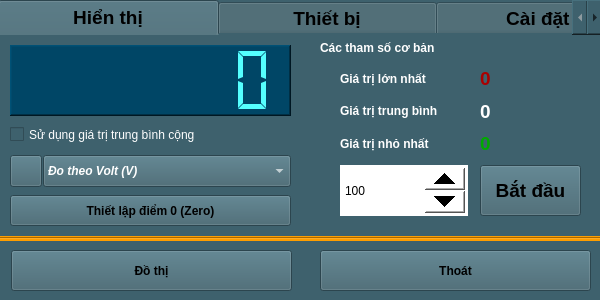
<?xml version="1.0" encoding="UTF-8"?>
<ui version="4.0">
 <class>Sensor_SEN0150</class>
 <widget class="QWidget" name="Sensor_SEN0150">
  <property name="geometry">
   <rect>
    <x>0</x>
    <y>0</y>
    <width>600</width>
    <height>300</height>
   </rect>
  </property>
  <property name="windowTitle">
   <string>Form</string>
  </property>
  <property name="windowIcon">
   <iconset resource="../image.qrc">
    <normaloff>:/image/VOL0150_icon.jpg</normaloff>:/image/VOL0150_icon.jpg</iconset>
  </property>
  <property name="styleSheet">
   <string notr="true">background-color: rgb(62, 97, 109);</string>
  </property>
  <widget class="QPushButton" name="pushButton_ChartZoom">
   <property name="geometry">
    <rect>
     <x>11</x>
     <y>250</y>
     <width>281</width>
     <height>41</height>
    </rect>
   </property>
   <property name="font">
    <font>
     <weight>75</weight>
     <bold>true</bold>
    </font>
   </property>
   <property name="text">
    <string>Đồ thị</string>
   </property>
  </widget>
  <widget class="QPushButton" name="pushButton_Exit">
   <property name="geometry">
    <rect>
     <x>320</x>
     <y>250</y>
     <width>271</width>
     <height>41</height>
    </rect>
   </property>
   <property name="font">
    <font>
     <weight>75</weight>
     <bold>true</bold>
    </font>
   </property>
   <property name="text">
    <string>Thoát</string>
   </property>
  </widget>
  <widget class="QTabWidget" name="tabWidget">
   <property name="geometry">
    <rect>
     <x>-2</x>
     <y>0</y>
     <width>605</width>
     <height>238</height>
    </rect>
   </property>
   <property name="font">
    <font>
     <pointsize>14</pointsize>
     <weight>75</weight>
     <bold>true</bold>
    </font>
   </property>
   <property name="styleSheet">
    <string notr="true">background-color: rgb(62, 97, 109);</string>
   </property>
   <property name="currentIndex">
    <number>0</number>
   </property>
   <property name="elideMode">
    <enum>Qt::ElideNone</enum>
   </property>
   <widget class="QWidget" name="tab_Infor_4">
    <attribute name="title">
     <string>            Hiển thị            </string>
    </attribute>
    <widget class="QLCDNumber" name="lcdNumber_Value">
     <property name="geometry">
      <rect>
       <x>10</x>
       <y>10</y>
       <width>281</width>
       <height>71</height>
      </rect>
     </property>
     <property name="styleSheet">
      <string notr="true">background-color: rgb(0, 70, 102);
color: rgb(85, 255, 255);</string>
     </property>
     <property name="frameShape">
      <enum>QFrame::WinPanel</enum>
     </property>
     <property name="lineWidth">
      <number>1</number>
     </property>
     <property name="smallDecimalPoint">
      <bool>false</bool>
     </property>
     <property name="digitCount">
      <number>7</number>
     </property>
     <property name="segmentStyle">
      <enum>QLCDNumber::Flat</enum>
     </property>
     <property name="value" stdset="0">
      <double>0.000000000000000</double>
     </property>
     <property name="intValue" stdset="0">
      <number>0</number>
     </property>
    </widget>
    <widget class="QPushButton" name="pushButton_3">
     <property name="geometry">
      <rect>
       <x>10</x>
       <y>120</y>
       <width>32</width>
       <height>32</height>
      </rect>
     </property>
     <property name="styleSheet">
      <string notr="true"/>
     </property>
     <property name="text">
      <string/>
     </property>
     <property name="icon">
      <iconset resource="../image.qrc">
       <normaloff>:/image/VOL0150_icon.jpg</normaloff>:/image/VOL0150_icon.jpg</iconset>
     </property>
     <property name="iconSize">
      <size>
       <width>32</width>
       <height>32</height>
      </size>
     </property>
    </widget>
    <widget class="QComboBox" name="comboBox_Temp_Unit">
     <property name="geometry">
      <rect>
       <x>43</x>
       <y>120</y>
       <width>248</width>
       <height>32</height>
      </rect>
     </property>
     <property name="font">
      <font>
       <weight>75</weight>
       <italic>true</italic>
       <bold>true</bold>
      </font>
     </property>
     <property name="layoutDirection">
      <enum>Qt::LeftToRight</enum>
     </property>
     <property name="styleSheet">
      <string notr="true">background-color: rgb(62, 97, 109);
color: rgb(255, 255, 255);</string>
     </property>
     <property name="editable">
      <bool>false</bool>
     </property>
     <item>
      <property name="text">
       <string>Đo theo Volt (V)</string>
      </property>
     </item>
     <item>
      <property name="text">
       <string>Đo theo milliVolt (mV)</string>
      </property>
     </item>
    </widget>
    <widget class="QSpinBox" name="spinBox_setSample">
     <property name="geometry">
      <rect>
       <x>340</x>
       <y>130</y>
       <width>128</width>
       <height>51</height>
      </rect>
     </property>
     <property name="styleSheet">
      <string notr="true">QSpinBox
{
background-color: rgb(255, 255, 255);
color: rgb(0, 0, 0);
}
QSpinBox::up-button
{
    min-width:40px;
    min-height: 20px;
}
QSpinBox::down-button
{
    min-width: 40px;
    min-height: 20px;
}
</string>
     </property>
     <property name="minimum">
      <number>10</number>
     </property>
     <property name="maximum">
      <number>9999999</number>
     </property>
     <property name="value">
      <number>100</number>
     </property>
    </widget>
    <widget class="QPushButton" name="pushButton_getSamples">
     <property name="geometry">
      <rect>
       <x>480</x>
       <y>130</y>
       <width>101</width>
       <height>51</height>
      </rect>
     </property>
     <property name="font">
      <font>
       <pointsize>14</pointsize>
       <weight>75</weight>
       <bold>true</bold>
      </font>
     </property>
     <property name="styleSheet">
      <string notr="true"/>
     </property>
     <property name="text">
      <string>Bắt đầu</string>
     </property>
    </widget>
    <widget class="QLabel" name="label_sampleInfo">
     <property name="geometry">
      <rect>
       <x>320</x>
       <y>0</y>
       <width>261</width>
       <height>26</height>
      </rect>
     </property>
     <property name="font">
      <font>
       <weight>75</weight>
       <bold>true</bold>
      </font>
     </property>
     <property name="styleSheet">
      <string notr="true">color: rgb(255, 255, 255);</string>
     </property>
     <property name="text">
      <string>Các tham số cơ bản</string>
     </property>
    </widget>
    <widget class="QWidget" name="verticalLayoutWidget_16">
     <property name="geometry">
      <rect>
       <x>340</x>
       <y>30</y>
       <width>128</width>
       <height>92</height>
      </rect>
     </property>
     <layout class="QVBoxLayout" name="verticalLayout_16">
      <item>
       <widget class="QLabel" name="label_22">
        <property name="font">
         <font>
          <weight>75</weight>
          <bold>true</bold>
         </font>
        </property>
        <property name="styleSheet">
         <string notr="true">color: rgb(255, 255, 255);</string>
        </property>
        <property name="text">
         <string>Giá trị lớn nhất</string>
        </property>
       </widget>
      </item>
      <item>
       <widget class="QLabel" name="label_29">
        <property name="font">
         <font>
          <weight>75</weight>
          <bold>true</bold>
         </font>
        </property>
        <property name="styleSheet">
         <string notr="true">color: rgb(255, 255, 255);</string>
        </property>
        <property name="text">
         <string>Giá trị trung bình</string>
        </property>
       </widget>
      </item>
      <item>
       <widget class="QLabel" name="label_30">
        <property name="font">
         <font>
          <weight>75</weight>
          <bold>true</bold>
         </font>
        </property>
        <property name="styleSheet">
         <string notr="true">color: rgb(255, 255, 255);</string>
        </property>
        <property name="text">
         <string>Giá trị nhỏ nhất</string>
        </property>
       </widget>
      </item>
     </layout>
    </widget>
    <widget class="QWidget" name="verticalLayoutWidget_17">
     <property name="geometry">
      <rect>
       <x>480</x>
       <y>30</y>
       <width>101</width>
       <height>92</height>
      </rect>
     </property>
     <layout class="QVBoxLayout" name="verticalLayout_17">
      <item>
       <widget class="QLabel" name="label_ValueMax">
        <property name="font">
         <font>
          <pointsize>14</pointsize>
          <weight>75</weight>
          <bold>true</bold>
         </font>
        </property>
        <property name="styleSheet">
         <string notr="true">color: rgb(170, 0, 0);</string>
        </property>
        <property name="text">
         <string>0</string>
        </property>
       </widget>
      </item>
      <item>
       <widget class="QLabel" name="label_ValueAvg">
        <property name="font">
         <font>
          <pointsize>14</pointsize>
          <weight>75</weight>
          <bold>true</bold>
         </font>
        </property>
        <property name="styleSheet">
         <string notr="true">color: rgb(255, 255, 255);</string>
        </property>
        <property name="text">
         <string>0</string>
        </property>
       </widget>
      </item>
      <item>
       <widget class="QLabel" name="label_ValueMin">
        <property name="font">
         <font>
          <pointsize>14</pointsize>
          <weight>75</weight>
          <bold>true</bold>
         </font>
        </property>
        <property name="styleSheet">
         <string notr="true">color: rgb(0, 170, 0);</string>
        </property>
        <property name="text">
         <string>0</string>
        </property>
       </widget>
      </item>
     </layout>
    </widget>
    <widget class="QCheckBox" name="checkBox_setMathAvg">
     <property name="geometry">
      <rect>
       <x>10</x>
       <y>86</y>
       <width>281</width>
       <height>27</height>
      </rect>
     </property>
     <property name="styleSheet">
      <string notr="true">color: rgb(255, 255, 255);</string>
     </property>
     <property name="text">
      <string>Sử dụng giá trị trung bình cộng</string>
     </property>
    </widget>
    <widget class="QPushButton" name="pushButton_SetZero">
     <property name="geometry">
      <rect>
       <x>10</x>
       <y>160</y>
       <width>281</width>
       <height>31</height>
      </rect>
     </property>
     <property name="font">
      <font>
       <weight>75</weight>
       <bold>true</bold>
      </font>
     </property>
     <property name="text">
      <string>Thiết lập điểm 0 (Zero)</string>
     </property>
    </widget>
   </widget>
   <widget class="QWidget" name="tab_8">
    <attribute name="title">
     <string>            Thiết bị            </string>
    </attribute>
    <widget class="QWidget" name="verticalLayoutWidget_18">
     <property name="geometry">
      <rect>
       <x>150</x>
       <y>10</y>
       <width>291</width>
       <height>101</height>
      </rect>
     </property>
     <layout class="QVBoxLayout" name="verticalLayout_18">
      <item>
       <widget class="QLabel" name="label_Name">
        <property name="styleSheet">
         <string notr="true">color: rgb(255, 255, 255);</string>
        </property>
        <property name="text">
         <string/>
        </property>
       </widget>
      </item>
      <item>
       <widget class="QLabel" name="label_Address">
        <property name="styleSheet">
         <string notr="true">color: rgb(255, 255, 255);</string>
        </property>
        <property name="text">
         <string/>
        </property>
       </widget>
      </item>
      <item>
       <widget class="QLabel" name="label_SerialNumber">
        <property name="styleSheet">
         <string notr="true">color: rgb(255, 255, 255);</string>
        </property>
        <property name="text">
         <string/>
        </property>
       </widget>
      </item>
     </layout>
    </widget>
    <widget class="QWidget" name="verticalLayoutWidget_19">
     <property name="geometry">
      <rect>
       <x>10</x>
       <y>10</y>
       <width>111</width>
       <height>131</height>
      </rect>
     </property>
     <layout class="QVBoxLayout" name="verticalLayout_19">
      <item>
       <widget class="QLabel" name="label_31">
        <property name="styleSheet">
         <string notr="true">color: rgb(255, 255, 255);</string>
        </property>
        <property name="text">
         <string>Tên thiết bị:</string>
        </property>
       </widget>
      </item>
      <item>
       <widget class="QLabel" name="label_32">
        <property name="styleSheet">
         <string notr="true">color: rgb(255, 255, 255);</string>
        </property>
        <property name="text">
         <string>Địa chỉ:</string>
        </property>
       </widget>
      </item>
      <item>
       <widget class="QLabel" name="label_33">
        <property name="styleSheet">
         <string notr="true">color: rgb(255, 255, 255);</string>
        </property>
        <property name="text">
         <string>Mã sê-ri:</string>
        </property>
       </widget>
      </item>
      <item>
       <widget class="QLabel" name="label_34">
        <property name="styleSheet">
         <string notr="true">color: rgb(255, 255, 255);</string>
        </property>
        <property name="text">
         <string>Mô tả:</string>
        </property>
       </widget>
      </item>
     </layout>
    </widget>
    <widget class="QWidget" name="verticalLayoutWidget_20">
     <property name="geometry">
      <rect>
       <x>150</x>
       <y>110</y>
       <width>291</width>
       <height>61</height>
      </rect>
     </property>
     <layout class="QVBoxLayout" name="verticalLayout_20">
      <item>
       <widget class="QLabel" name="label_Description">
        <property name="styleSheet">
         <string notr="true">color: rgb(255, 255, 255);</string>
        </property>
        <property name="text">
         <string/>
        </property>
        <property name="alignment">
         <set>Qt::AlignLeading|Qt::AlignLeft|Qt::AlignTop</set>
        </property>
       </widget>
      </item>
     </layout>
    </widget>
   </widget>
   <widget class="QWidget" name="tab_9">
    <attribute name="title">
     <string>           Cài đặt            </string>
    </attribute>
    <widget class="QLabel" name="label_35">
     <property name="geometry">
      <rect>
       <x>277</x>
       <y>40</y>
       <width>41</width>
       <height>22</height>
      </rect>
     </property>
     <property name="styleSheet">
      <string notr="true">color: rgb(255, 255, 255);</string>
     </property>
     <property name="text">
      <string>(ms)</string>
     </property>
    </widget>
    <widget class="QLabel" name="label_36">
     <property name="geometry">
      <rect>
       <x>20</x>
       <y>40</y>
       <width>141</width>
       <height>22</height>
      </rect>
     </property>
     <property name="styleSheet">
      <string notr="true">color: rgb(255, 255, 255);</string>
     </property>
     <property name="text">
      <string>Thời gian lấy mẫu :</string>
     </property>
    </widget>
    <widget class="QPushButton" name="pushButton_SetSampleTime">
     <property name="geometry">
      <rect>
       <x>320</x>
       <y>20</y>
       <width>161</width>
       <height>61</height>
      </rect>
     </property>
     <property name="font">
      <font>
       <pointsize>14</pointsize>
       <weight>75</weight>
       <bold>true</bold>
      </font>
     </property>
     <property name="text">
      <string>Cài đặt</string>
     </property>
    </widget>
    <widget class="QSpinBox" name="spinBox_SampleTime">
     <property name="geometry">
      <rect>
       <x>160</x>
       <y>10</y>
       <width>111</width>
       <height>81</height>
      </rect>
     </property>
     <property name="styleSheet">
      <string notr="true">QSpinBox
{
background-color: rgb(255, 255, 255);
color: rgb(0, 0, 0);
}
QSpinBox::up-button
{
    min-width:40px;
    min-height: 20px;
}
QSpinBox::down-button
{
    min-width: 40px;
    min-height: 20px;
}
</string>
     </property>
     <property name="minimum">
      <number>10</number>
     </property>
     <property name="maximum">
      <number>9999999</number>
     </property>
     <property name="value">
      <number>100</number>
     </property>
    </widget>
    <widget class="Line" name="line_4">
     <property name="geometry">
      <rect>
       <x>20</x>
       <y>100</y>
       <width>541</width>
       <height>16</height>
      </rect>
     </property>
     <property name="orientation">
      <enum>Qt::Horizontal</enum>
     </property>
    </widget>
    <widget class="QPushButton" name="pushButton_Calib">
     <property name="geometry">
      <rect>
       <x>320</x>
       <y>120</y>
       <width>161</width>
       <height>61</height>
      </rect>
     </property>
     <property name="font">
      <font>
       <weight>75</weight>
       <bold>true</bold>
      </font>
     </property>
     <property name="text">
      <string>Hiệu chuẩn</string>
     </property>
    </widget>
    <widget class="QLabel" name="label_37">
     <property name="geometry">
      <rect>
       <x>20</x>
       <y>139</y>
       <width>231</width>
       <height>22</height>
      </rect>
     </property>
     <property name="styleSheet">
      <string notr="true">color: rgb(255, 255, 255);</string>
     </property>
     <property name="text">
      <string>Hiệu chuẩn thiết bị :</string>
     </property>
    </widget>
    <widget class="QLabel" name="label_calibInfo">
     <property name="geometry">
      <rect>
       <x>40</x>
       <y>160</y>
       <width>271</width>
       <height>22</height>
      </rect>
     </property>
     <property name="font">
      <font>
       <italic>true</italic>
      </font>
     </property>
     <property name="styleSheet">
      <string notr="true">color: rgb(255, 255, 127);</string>
     </property>
     <property name="text">
      <string>(chưa hiệu chuẩn)</string>
     </property>
    </widget>
   </widget>
  </widget>
  <widget class="Line" name="line">
   <property name="geometry">
    <rect>
     <x>-2</x>
     <y>236</y>
     <width>605</width>
     <height>5</height>
    </rect>
   </property>
   <property name="styleSheet">
    <string notr="true">background-color: rgb(254, 158, 0);</string>
   </property>
   <property name="frameShadow">
    <enum>QFrame::Sunken</enum>
   </property>
   <property name="orientation">
    <enum>Qt::Horizontal</enum>
   </property>
  </widget>
 </widget>
 <resources>
  <include location="../image.qrc"/>
 </resources>
 <connections/>
</ui>
